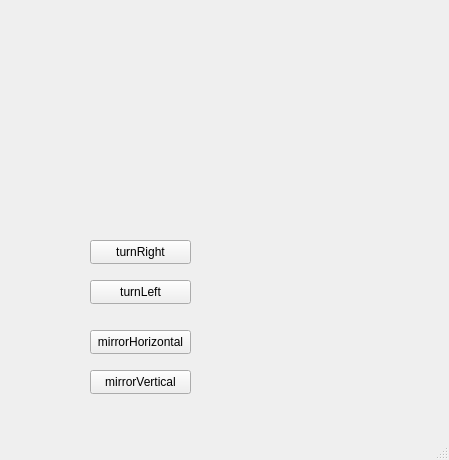
<?xml version="1.0" encoding="UTF-8"?>
<ui version="4.0">
 <class>MainWindow</class>
 <widget class="QMainWindow" name="MainWindow">
  <property name="geometry">
   <rect>
    <x>0</x>
    <y>0</y>
    <width>449</width>
    <height>460</height>
   </rect>
  </property>
  <property name="windowTitle">
   <string>MainWindow</string>
  </property>
  <widget class="QWidget" name="centralwidget">
   <widget class="QPushButton" name="turnRight">
    <property name="geometry">
     <rect>
      <x>90</x>
      <y>240</y>
      <width>101</width>
      <height>24</height>
     </rect>
    </property>
    <property name="text">
     <string>turnRight</string>
    </property>
   </widget>
   <widget class="QPushButton" name="turnLeft">
    <property name="geometry">
     <rect>
      <x>90</x>
      <y>280</y>
      <width>101</width>
      <height>24</height>
     </rect>
    </property>
    <property name="text">
     <string>turnLeft</string>
    </property>
   </widget>
   <widget class="QPushButton" name="mirrorHorizontal">
    <property name="geometry">
     <rect>
      <x>90</x>
      <y>330</y>
      <width>101</width>
      <height>24</height>
     </rect>
    </property>
    <property name="text">
     <string>mirrorHorizontal</string>
    </property>
   </widget>
   <widget class="QPushButton" name="mirrorVertical">
    <property name="geometry">
     <rect>
      <x>90</x>
      <y>370</y>
      <width>101</width>
      <height>24</height>
     </rect>
    </property>
    <property name="text">
     <string>mirrorVertical</string>
    </property>
   </widget>
  </widget>
  <widget class="QMenuBar" name="menubar">
   <property name="geometry">
    <rect>
     <x>0</x>
     <y>0</y>
     <width>449</width>
     <height>22</height>
    </rect>
   </property>
  </widget>
  <widget class="QStatusBar" name="statusbar"/>
 </widget>
 <resources/>
 <connections/>
</ui>
